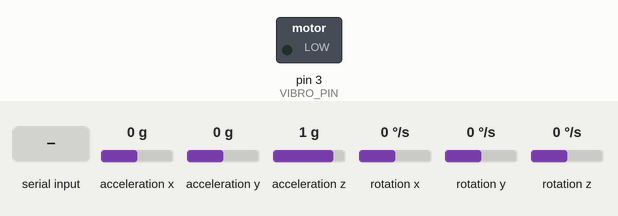
This sketch was run on a simulated Arduino Uno, built with avr-gcc and run on an emulated ATmega328P. Parts: switched loads named in the sketch (green lamp = pin HIGH). Wiring (inferred from the names in the program): MPU-6050 motion sensor at I2C address 0x68. Inputs (shaded band) come from the test bench; at power-on: acceleration x 0 g, acceleration y 0 g, acceleration z 1 g, rotation x 0 °/s, rotation y 0 °/s, rotation z 0 °/s. What the sketch prints to the serial monitor is not drawn.

Above: at 1.4 s.
1.5 s: "VIB:200\n" received over Serial
At 1.9 s:
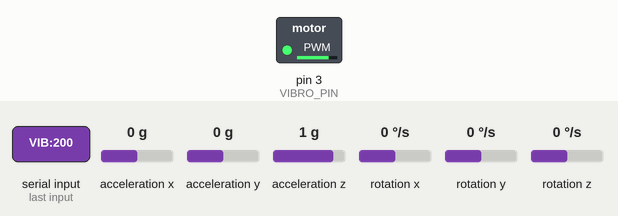
3.5 s: "VIB:90\n" received over Serial
At 3.9 s:
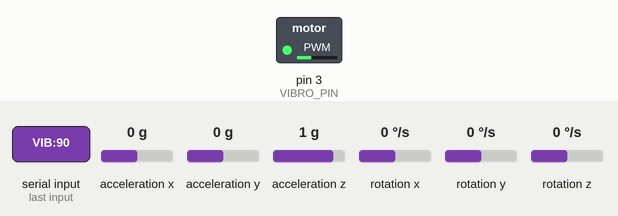
Timing chart, 0 to 6.5 s (numbered marks = the images above; inputs shaded):
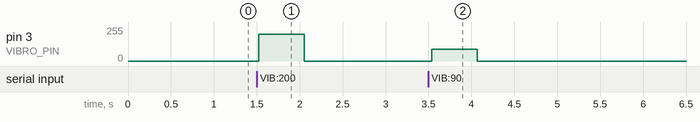

Measured:
- after the input at 1.5 s, pin 3 (VIBRO_PIN): 0/255 → 200/255 at once, → 0/255 0.53 s later
- after the input at 3.5 s, pin 3 (VIBRO_PIN): 0/255 → 90/255 at once, → 0/255 0.53 s later

The sketch:

arduino_nano_health_kicks.ino
```cpp
#include <Wire.h>

// Addresses and pins
const int MPU_ADDR = 0x68;
const int VIBRO_PIN = 3;

unsigned long vibroStopTime = 0;
bool isVibrating = false;

void setup() {
  // Initialize serial communication and I2C bus
  Serial.begin(115200);
  Wire.begin();
  Wire.setClock(400000); // Fast I2C mode (400 kHz)

  // Configure vibration motor pin
  pinMode(VIBRO_PIN, OUTPUT);
  analogWrite(VIBRO_PIN, 0);

  // 1. Software reset of MPU6050 (Register 0x6B = 0x80)
  Wire.beginTransmission(MPU_ADDR);
  Wire.write(0x6B);
  Wire.write(0x80);
  Wire.endTransmission(true);
  delay(100);

  // 2. Wake up from sleep mode + Select Auto X-Gyro clock (Register 0x6B = 0x01)
  Wire.beginTransmission(MPU_ADDR);
  Wire.write(0x6B);
  Wire.write(0x01);
  Wire.endTransmission(true);
  delay(50);

  // 3. Configure accelerometer full scale range to +/- 8g (Register 0x1C = 0x10)
  Wire.beginTransmission(MPU_ADDR);
  Wire.write(0x1C);
  Wire.write(0x10);
  Wire.endTransmission(true);

  // 4. Configure hardware digital low-pass filter (DLPF to ~21 Hz) (Register 0x1A = 0x03)
  Wire.beginTransmission(MPU_ADDR);
  Wire.write(0x1A);
  Wire.write(0x03);
  Wire.endTransmission(true);

  delay(100);
}

void loop() {
  // --------------------------------------------------------------------------
  // A. LISTEN AND PROCESS SERIAL COMMANDS FROM RASPBERRY PI
  // --------------------------------------------------------------------------
  if (Serial.available() > 0) {
    String cmd = Serial.readStringUntil('\n');
    cmd.trim();

    int intensity = 0;
    int durationMs = 0;
    bool validCmd = false;

    // Standard format: "CMD:VIB:200:500"
    if (cmd.startsWith("CMD:VIB:")) {
      int firstColon = cmd.indexOf(':', 8);
      if (firstColon != -1) {
        intensity = cmd.substring(8, firstColon).toInt();
        durationMs = cmd.substring(firstColon + 1).toInt();
      } else {
        intensity = cmd.substring(8).toInt();
        durationMs = 500; // Default duration if not specified
      }
      validCmd = true;
    }
    // Fallback format: "VIB:200"
    else if (cmd.startsWith("VIB:")) {
      intensity = cmd.substring(4).toInt();
      durationMs = 500;
      validCmd = true;
    }

    if (validCmd) {
      intensity = constrain(intensity, 0, 255);
      analogWrite(VIBRO_PIN, intensity);

      if (intensity > 0 && durationMs > 0) {
        isVibrating = true;
        vibroStopTime = millis() + durationMs;
      } else {
        isVibrating = false;
      }

      Serial.println("ACK:VIB:OK");
    } else if (cmd.length() > 0) {
      Serial.println("ERR:VIB:INVALID");
    }
  }

  // --------------------------------------------------------------------------
  // B. AUTOMATIC HAPTIC SHUTOFF MANAGEMENT (Non-blocking)
  // --------------------------------------------------------------------------
  if (isVibrating && millis() >= vibroStopTime) {
    analogWrite(VIBRO_PIN, 0);
    isVibrating = false;
  }

  // --------------------------------------------------------------------------
  // C. IMU READING AND TRANSMISSION WITH DATA: PREFIX
  // --------------------------------------------------------------------------
  Wire.beginTransmission(MPU_ADDR);
  Wire.write(0x3B); // Starting register: ACCEL_XOUT_H
  Wire.endTransmission(false);

  // Request 14 bytes (6 Accel, 2 Temp, 6 Gyro)
  if (Wire.requestFrom(MPU_ADDR, 14, true) == 14) {
    int16_t chip_ax = (Wire.read() << 8) | Wire.read();
    int16_t chip_ay = (Wire.read() << 8) | Wire.read();
    int16_t chip_az = (Wire.read() << 8) | Wire.read();
    Wire.read(); Wire.read(); // Temperature bytes ignored
    int16_t chip_gx = (Wire.read() << 8) | Wire.read();
    int16_t chip_gy = (Wire.read() << 8) | Wire.read();
    int16_t chip_gz = (Wire.read() << 8) | Wire.read();

    // Raw register reads from MPU-6050
    // chip_ax: physical vertical axis (+1g at rest)
    // chip_ay: physical longitudinal axis (forward)
    // chip_az: physical lateral axis (inverted, rightward positive)

    // ISB Footwear Coordinate Alignment:
    // X (Anteroposterior / Forward) = +chip_ay
    // Y (Mediolateral / Left)       = -chip_az
    // Z (Vertical / Upward)         = +chip_ax
    float ax_isb = (float)chip_ay / 4096.0f;
    float ay_isb = -(float)chip_az / 4096.0f;
    float az_isb = (float)chip_ax / 4096.0f;

    // Apply identical orthogonal rotation to angular velocity (gyroscope)
    float gx_isb = (float)chip_gy / 131.0f;
    float gy_isb = -(float)chip_gz / 131.0f;
    float gz_isb = (float)chip_gx / 131.0f;

    Serial.print("DATA:{\"ax\":"); Serial.print(ax_isb, 2);
    Serial.print(",\"ay\":"); Serial.print(ay_isb, 2);
    Serial.print(",\"az\":"); Serial.print(az_isb, 2);
    Serial.print(",\"gx\":"); Serial.print(gx_isb, 1);
    Serial.print(",\"gy\":"); Serial.print(gy_isb, 1);
    Serial.print(",\"gz\":"); Serial.print(gz_isb, 1);
    Serial.println("}");
  }

  delay(50);
}
```
